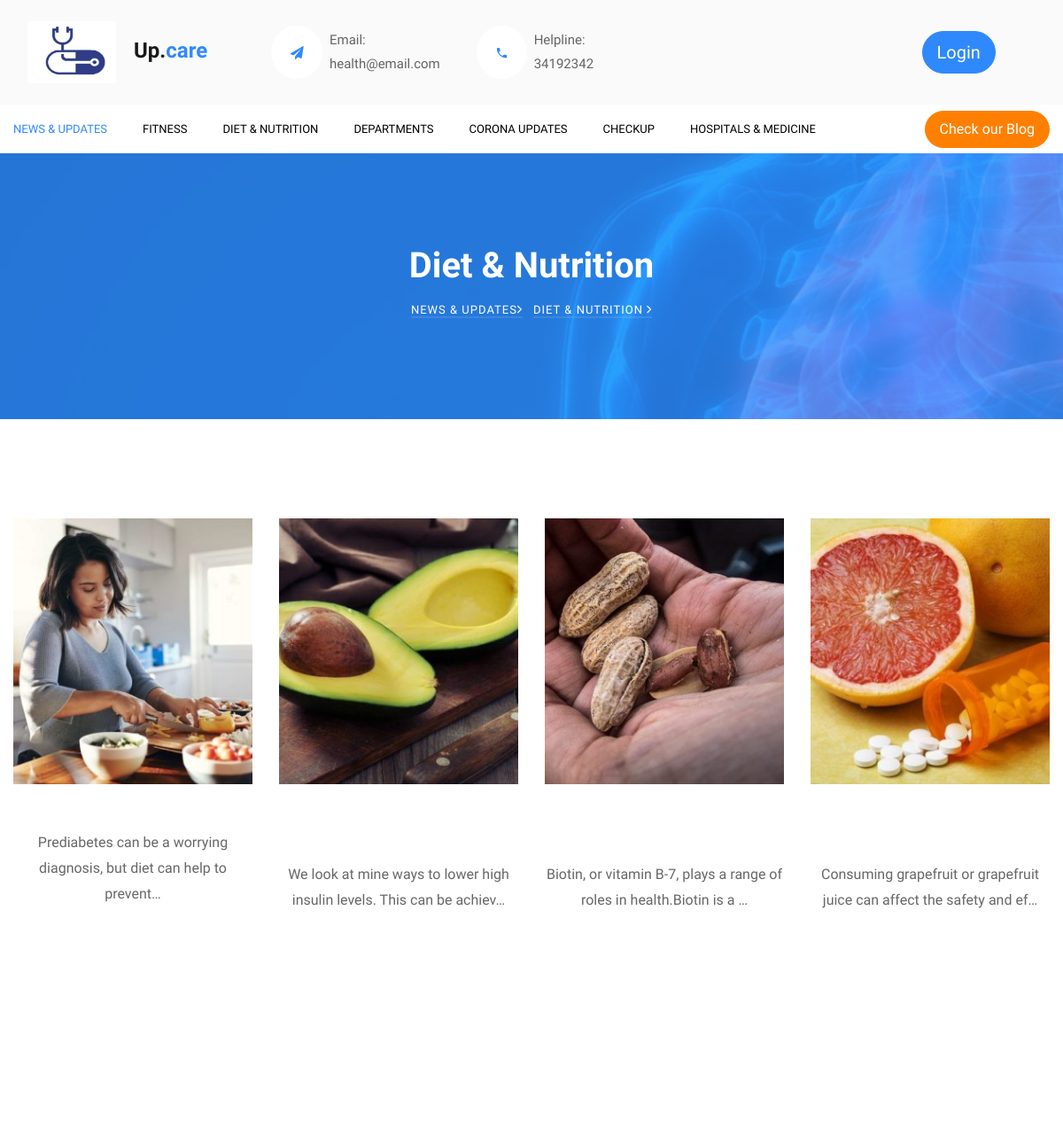
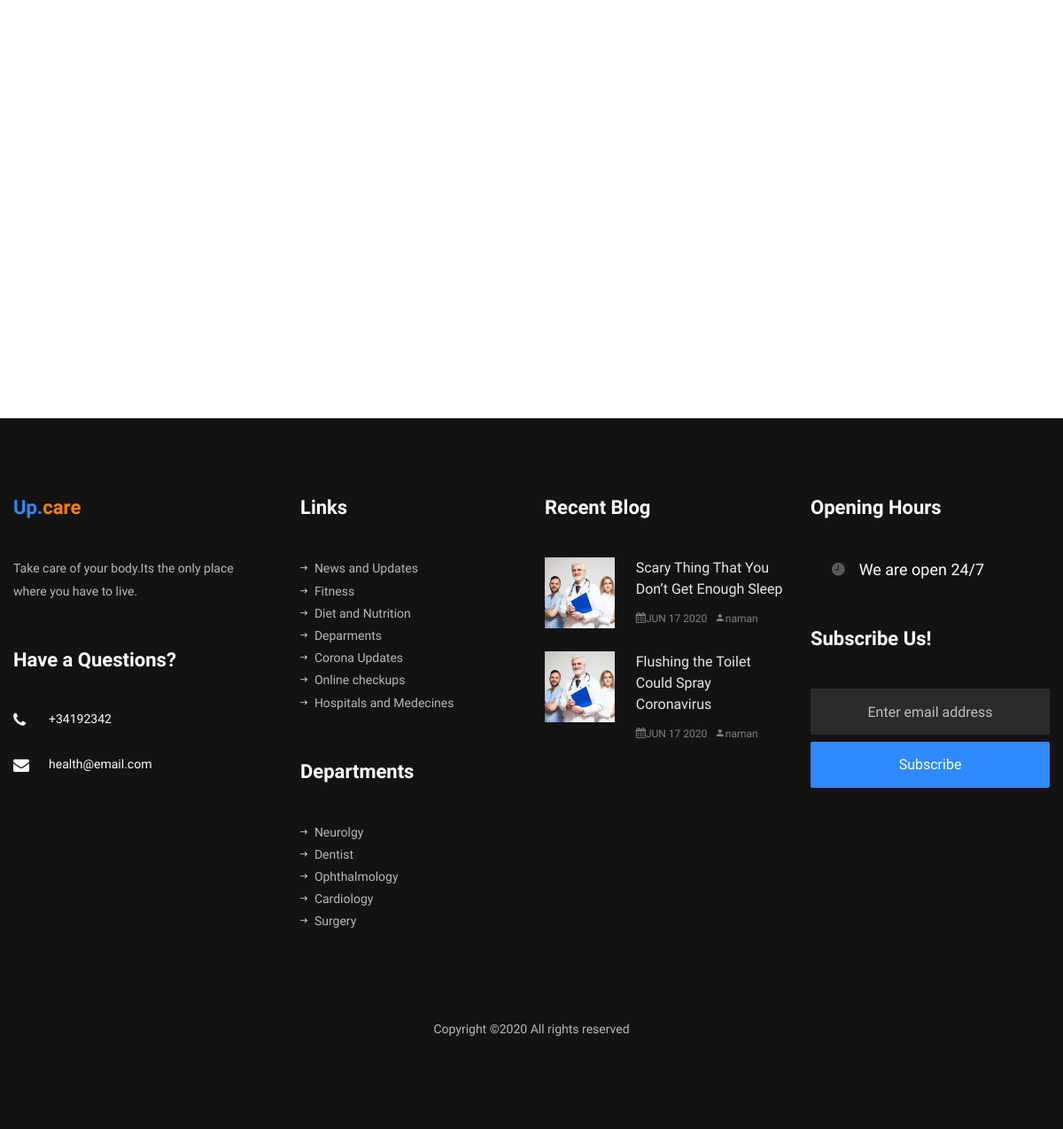
The page /diet/ on the database its author committed (2 pictures, top to bottom).
### auth0login/models.py (models this page shows, shortened)
class DietNews(models.Model):
	title=models.CharField(max_length=100)
	date= models.DateField(auto_now_add=True)
	description = models.TextField()
	image=models.ImageField(upload_to='DietNews/images/')

class Blogs(models.Model):
	title=models.CharField(max_length=100)
	date= models.DateField(auto_now_add=True)
	description = models.TextField()
	image=models.ImageField(upload_to='blogs/images/',default='image_1.jpg')
	user=models.ForeignKey(User,on_delete=models.CASCADE)

### auth0login/views.py (the view)
# urls.py: path('diet/',views.diet,name='diet'),
def diet(request):
    dietNews=DietNews.objects.all()
    blogs=Blogs.objects.all()
    return render(request, 'diet_nutrition.html',{'Blogs':blogs,'dietNews':dietNews})

### auth0login/templates/diet_nutrition.html (shortened to what this page needs)
{% load static %}
<!DOCTYPE html>
<html lang="en">
  <head>
    <link rel="stylesheet" href="{% static 'css/open-iconic-bootstrap.min.css' %}">
    <link rel="stylesheet" href="{% static 'css/animate.css' %}">
    <link rel="stylesheet" href="{% static 'css/owl.carousel.min.css' %}">
    <link rel="stylesheet" href="{% static 'css/owl.theme.default.min.css' %}">
    <link rel="stylesheet" href="{% static 'css/magnific-popup.css' %}">
    <link rel="stylesheet" href="{% static 'css/aos.css' %}">
    <link rel="stylesheet" href="{% static 'css/ionicons.min.css' %}">
    <link rel="stylesheet" href="{% static 'css/bootstrap-datepicker.css' %}">
    <link rel="stylesheet" href="{% static 'css/jquery.timepicker.css' %}">
    <link rel="stylesheet" href="{% static 'css/flaticon.css' %}">
    <link rel="stylesheet" href="{% static 'css/icomoon.css' %}">
    <link rel="stylesheet" href="{% static 'css/style.css' %}">
  </head>
  <body>
	{% include 'base.html' %}
	<nav class="navbar navbar-expand-lg navbar-dark bg-dark ftco-navbar-light" id="ftco-navbar">
	    <div class="container d-flex align-items-center">
	      <p class="button-custom order-lg-last mb-0"><a href="{% url 'all_blog' %}" class="btn btn-secondary py-2 px-3">Check our Blog</a></p>
	      <div class="collapse navbar-collapse" id="ftco-nav">
	        <ul class="navbar-nav mr-auto">
	        	<li class="nav-item active"><a href="{% url 'dashboard' %}" class="nav-link pl-0">News & Updates</a></li>
	        	<li class="nav-item"><a href="{% url 'fitness' %}" class="nav-link">Fitness</a></li>
	        	<li class="nav-item"><a href="{% url 'diet' %}" class="nav-link">Diet & nutrition</a></li>
	        	<li class="nav-item"><a href="{% url 'departments' %}" class="nav-link">Departments</a></li>
	        	<li class="nav-item"><a href="{% url 'corona_updates' %}" class="nav-link">Corona updates</a></li>
	        	<li class="nav-item"><a href="{% url 'eyeeartest' %}" class="nav-link">checkup</a></li>
	          <li class="nav-item"><a href="{% url 'hospital_medecine' %}" class="nav-link">Hospitals & medicine</a></li>
	        </ul>
	      </div>
	    </div>
	  </nav>
    <section class="hero-wrap hero-wrap-2" style="background-image: url({% static 'images/dt-1.jpg' %});" data-stellar-background-ratio="0.5">
      <div class="overlay"></div>
      <div class="container">
        <div class="row no-gutters slider-text align-items-center justify-content-center">
          <div class="col-md-9 ftco-animate text-center">
            <h1 class="mb-2 bread">Diet & Nutrition</h1>
            <p class="breadcrumbs"><span class="mr-2"><a href="index.html">News & updates<i class="ion-ios-arrow-forward"></i></a></span> <span>Diet & Nutrition <i class="ion-ios-arrow-forward"></i></span></p>
          </div>
        </div>
      </div>
    </section>
		<section class="ftco-section">
			<div class="container">
				<div class="row">
					{% for i in dietNews %}
					<div class="col-md-6 col-lg-3 ftco-animate">
						<div class="staff">
							<div class="img-wrap d-flex align-items-stretch">
								<div class="img align-self-stretch" style="background-image: url({{i.image.url}});"></div>
							</div>
							<div class="text pt-3 text-center">
								<div class="faded">
									<p>{{ i.description|truncatechars:70 }}</p>
	              				</div>
							</div>
						</div>
					</div>
					{% endfor %}
				</div>
			</div>
		</section>
		{% include 'footer.html' %}
  </body>
</html>

### auth0login/templates/base.html
{% load static %}
	<nav class="navbar py-4 navbar-expand-lg ftco_navbar navbar-light bg-light flex-row">
    	<div class="container">
    		<div class="row no-gutters d-flex align-items-start align-items-center px-3 px-md-0">
    			<div class="col-lg-3 pr-4 align-items-center">
		    		<a class="navbar-brand" href="{% url 'dashboard' %}"><img style="margin-right: 20px;" src="{% static 'images/logo.jpg' %}" width="100" height="70">Up.<span style="margin-right: 50px;">care</span></a>
				</div>
	    		<div class="col-lg-9 d-none d-md-block">
		    		<div class="row d-flex">
					    <div class="col-md pr-4 d-flex topper align-items-center">
					    	<div class="icon bg-white mr-2 d-flex justify-content-center align-items-center"><span class="icon-paper-plane"></span></div>
						    <span class="text">Email: health@email.com</span>
					    </div>
					    <div class="col-md pr-4 d-flex topper align-items-center">
					    	<div class="icon bg-white mr-2 d-flex justify-content-center align-items-center"><span class="icon-phone2"></span></div>
						    <span class="text">Helpline: 34192342</span>
					    </div>
					    <div class="col-md pr-4 d-flex topper align-items-center">
					    </div>
					    <div class="col-md pr-4 d-flex topper align-items-center">
                        </div>
                        {% if user.is_authenticated %}
                        <div class="pr-4 d-flex align-items-center">
					    	<span> Welcome {{ user.username }}</span>
					    </div>
					     <div class="pr-4 d-flex align-items-center">
					     	<a href="/logout" class="btn btn-primary btn-lg btn-login">Log Out</a>
					    </div>
                        {% else %}
                        <div class="col-md pr-4 d-flex topper align-items-center">
                        </div>
                        <div class="col-md pr-4 d-flex topper align-items-center">
                        </div>
                        <div class="col-md pr-4 d-flex topper align-items-center">
                        </div>
                        <div class="pr-4 d-flex align-items-center">
					    </div>
					     <div class="pr-4 d-flex align-items-center">
					     	<a href="/login/auth0" class="btn btn-primary btn-lg btn-login">Login</a>
					    </div>
                        {% endif %}
				    </div>
			    </div>
		    </div>
		  </div>
    </nav>

### auth0login/templates/footer.html (shortened to what this page needs)
<footer class="ftco-footer ftco-bg-dark ftco-section">
    <div class="container">
      <div class="row mb-5">
        <div class="col-md">
          <div class="ftco-footer-widget mb-5">
            <h2 class="ftco-heading-2 logo">Up.<span>care</span></h2>
            <p>Take care of your body.Its the only place where you have to live.</p>
          </div>
          <div class="ftco-footer-widget mb-5">
              <h2 class="ftco-heading-2">Have a Questions?</h2>
              <div class="block-23 mb-3">
                <ul>
                  <li><a href="#"><span class="icon icon-phone"></span><span class="text">+34192342</span></a></li>
                  <li><a href="#"><span class="icon icon-envelope"></span><span class="text">health@email.com</span></a></li>
                </ul>
              </div>
              <ul class="ftco-footer-social list-unstyled float-md-left float-lft mt-3">
            </ul>
          </div>
        </div>
        <div class="col-md">
          <div class="ftco-footer-widget mb-5 ml-md-4">
            <h2 class="ftco-heading-2">Links</h2>
            <ul class="list-unstyled">
              <li><a href="{% url 'dashboard' %}"><span class="ion-ios-arrow-round-forward mr-2"></span>News and Updates</a></li>
              <li><a href="{% url 'fitness' %}"><span class="ion-ios-arrow-round-forward mr-2"></span>Fitness</a></li>
              <li><a href="{% url 'diet' %}"><span class="ion-ios-arrow-round-forward mr-2"></span>Diet and Nutrition</a></li>
              <li><a href="{% url 'departments' %}"><span class="ion-ios-arrow-round-forward mr-2"></span>Deparments</a></li>
              <li><a href="{% url 'corona_updates' %}"><span class="ion-ios-arrow-round-forward mr-2"></span>Corona Updates</a></li>
              <li><a href="{% url 'eyeeartest' %}"><span class="ion-ios-arrow-round-forward mr-2"></span>Online checkups</a></li>
              <li><a href="{% url 'hospital_medecine' %}"><span class="ion-ios-arrow-round-forward mr-2"></span>Hospitals and Medecines</a></li>
            </ul>
          </div>
          <div class="ftco-footer-widget mb-5 ml-md-4">
            <h2 class="ftco-heading-2">Departments</h2>
            <ul class="list-unstyled">
              <li><a href="{% url 'departments' %}"><span class="ion-ios-arrow-round-forward mr-2"></span>Neurolgy</a></li>
              <li><a href="{% url 'departments' %}"><span class="ion-ios-arrow-round-forward mr-2"></span>Dentist</a></li>
              <li><a href="{% url 'departments' %}"><span class="ion-ios-arrow-round-forward mr-2"></span>Ophthalmology</a></li>
              <li><a href="{% url 'departments' %}"><span class="ion-ios-arrow-round-forward mr-2"></span>Cardiology</a></li>
              <li><a href="{% url 'departments' %}"><span class="ion-ios-arrow-round-forward mr-2"></span>Surgery</a></li>
            </ul>
          </div>
        </div>
        <div class="col-md">
            <div class="ftco-footer-widget mb-5">
              <h2 class="ftco-heading-2">Recent Blog</h2>
              {% for i in Blogs %}
              <div class="block-21 mb-4 d-flex">
                <a class="blog-img mr-4" style="background-image: url({{ i.image.url }});"></a>
                <div class="text">
                  <h3 class="heading"><a href="{% url 'details' i.id %}">{{ i.title }}</a></h3>
                  <div class="meta">
                    <div><a href="#"><span class="icon-calendar"></span>{{ i.date|date:'M d Y'|upper }}</a></div>
                    <div><a href="#"><span class="icon-person"></span>{{i.user}}</a></div>
                  </div>
                </div>
              </div>
              {% endfor %}
            </div>
          </div>
        <div class="col-md">
            <div class="ftco-footer-widget mb-5">
              <h2 class="ftco-heading-2">Opening Hours</h2>
              <h3 class="open-hours pl-4"><span class="ion-ios-time mr-3"></span>We are open 24/7</h3>
          </div>
          <div class="ftco-footer-widget mb-5">
              <h2 class="ftco-heading-2">Subscribe Us!</h2>
            <form action="#" class="subscribe-form">
              <div class="form-group">
                <input type="text" class="form-control mb-2 text-center" placeholder="Enter email address">
                <input type="submit" value="Subscribe" class="form-control submit px-3">
              </div>
            </form>
          </div>
        </div>
      </div>
      <div class="row">
        <div class="col-md-12 text-center">
          <p>
Copyright &copy;<script>document.write(new Date().getFullYear());</script> All rights reserved
</p>
        </div>
      </div>
    </div>
  </footer>

### static/css/icomoon.css (style rules this page uses)
[class^="icon-"], [class*=" icon-"] { font-family: 'icomoon' !important; speak: none; font-style: normal; font-weight: normal; font-variant: normal; text-transform: none; line-height: 1; -webkit-font-smoothing: antialiased; -moz-osx-font-smoothing: grayscale; }
.icon-calendar:before { content: "\f073"; }
.icon-phone:before { content: "\f095"; }
.icon-envelope:before { content: "\f0e0"; }
.icon-paper-plane:before { content: "\f1d8"; }
.icon-phone2:before { content: "\e0cd"; }
.icon-person:before { content: "\e7fd"; }

### rows shown on the page
DietNews: image (picture), description "Prediabetes can be a worrying diagnosis, but diet can help to prevent…"
DietNews: image (picture), description "We look at mine ways to lower high insulin levels. This can be achiev…"
DietNews: image (picture), description "Biotin, or vitamin B-7, plays a range of roles in health.Biotin is a …"
DietNews: image (picture), description "Consuming grapefruit or grapefruit juice can affect the safety and ef…"
Blogs: image (picture), title "Scary Thing That You Don’t Get Enough Sleep", date "JUN 17 2020", user "naman"
Blogs: image (picture), title "Flushing the Toilet Could Spray Coronavirus", date "JUN 17 2020", user "naman"
